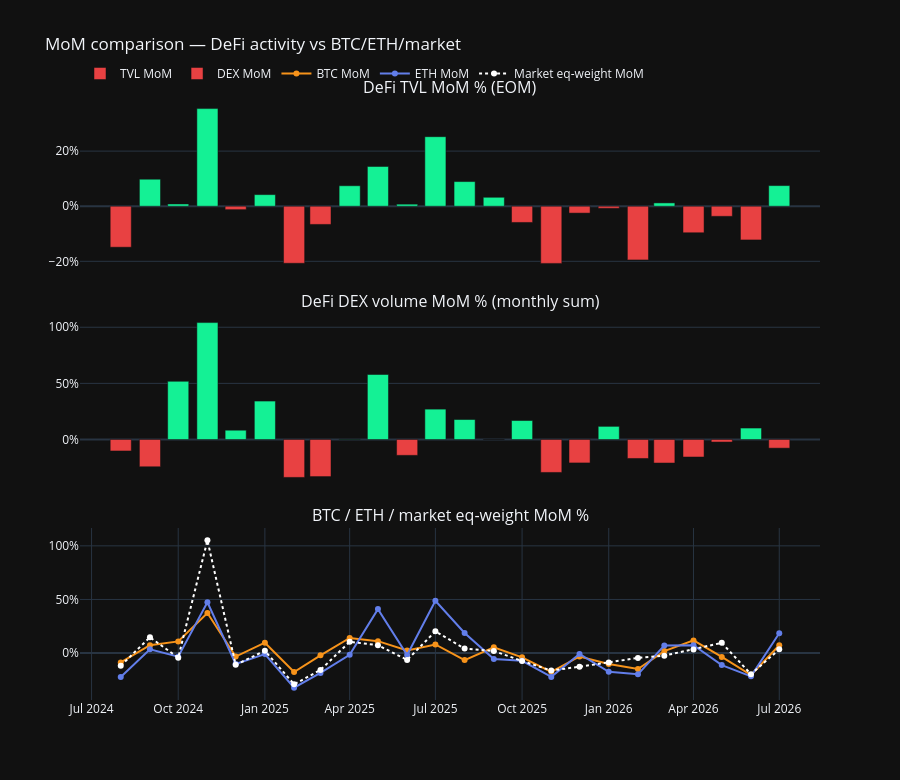
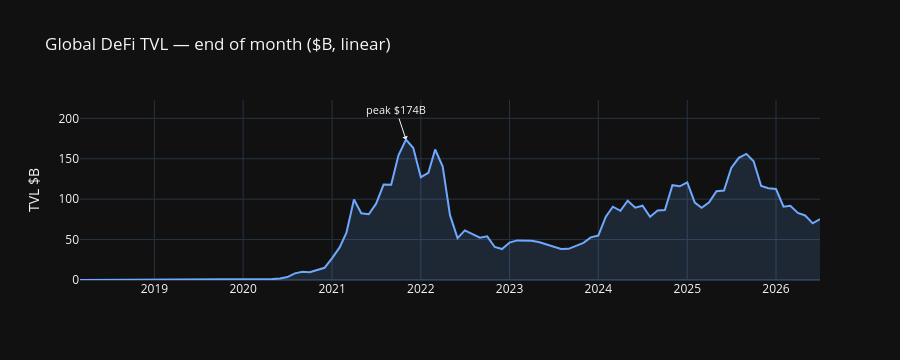
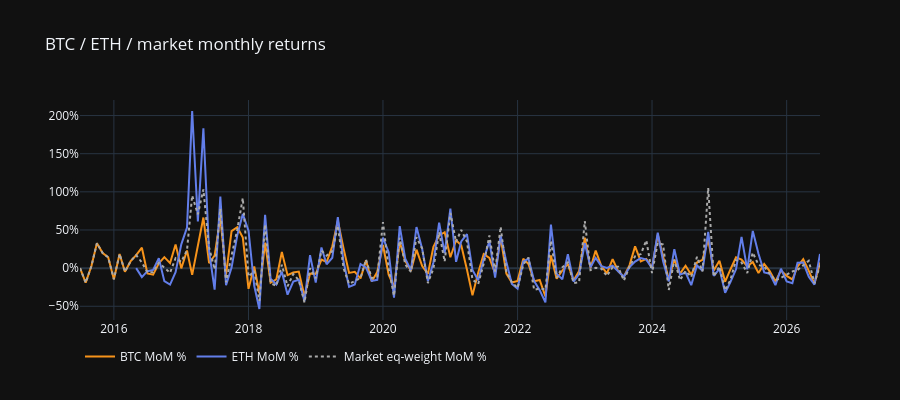

The cell these charts' notebook holds for them, in order:
### Markdown cell above
## Monthly growth deep-dive

Weekly log charts compress regime changes. **Month-over-month (MoM)** on end-of-month
levels and *summed* flows makes expansions obvious.

Uses `ccquant.mom` for:

- **DeFi** — global TVL (EOM), DEX volume / fees (monthly sum)
- **BTC / ETH** — EOM close MoM from DuckDB OHLCV
- **Market** — equal-weight (and volume-weighted) cross-section MoM across the
  active OHLCV panel, plus total volume MoM and breadth (`n_up` / `n_down`)

Compare trailing-3 vs prior-3 and the MoM bars before concluding a current boom —
narratives often lag the tape.

### Code cell
from ccquant.mom import (
    compare_trailing_windows,
    full_months,
    market_mom,
    monthly_mom,
    ohlcv_price_mom,
    top_mom_months,
)

# --- DeFi monthly -----------------------------------------------------------
mtvl = monthly_mom(global_tvl, value_col="tvl_usd", agg="last")
mdex = monthly_mom(dex_vol, value_col="dex_volume_usd", agg="sum")
mfees = monthly_mom(fees, value_col="fees_usd", agg="sum")

monthly = (
    mtvl.select(["month", "tvl_usd", "tvl_usd_mom", "partial"])
    .join(mdex.select(["month", "dex_volume_usd", "dex_volume_usd_mom"]), on="month")
    .join(mfees.select(["month", "fees_usd", "fees_usd_mom"]), on="month")
    .sort("month")
)
full_m = full_months(monthly)

print("DeFi — last 18 full months (EOM TVL, monthly DEX/fees, MoM %)")
print(
    full_m.tail(18).select(
        [
            "month",
            pl.col("tvl_usd").truediv(1e9).round(1).alias("tvl_B"),
            pl.col("tvl_usd_mom").mul(100).round(1).alias("tvl_mom_%"),
            pl.col("dex_volume_usd").truediv(1e9).round(1).alias("dex_B"),
            pl.col("dex_volume_usd_mom").mul(100).round(1).alias("dex_mom_%"),
            pl.col("fees_usd").truediv(1e6).round(0).alias("fees_M"),
            pl.col("fees_usd_mom").mul(100).round(1).alias("fees_mom_%"),
        ]
    )
)

for label, col, how, scale, unit in (
    ("TVL EOM", "tvl_usd", "last", 1e9, "B"),
    ("DEX sum", "dex_volume_usd", "sum", 1e9, "B"),
    ("Fees sum", "fees_usd", "sum", 1e6, "M"),
):
    cmp_ = compare_trailing_windows(monthly, value_col=col, window=3, how=how)
    if cmp_["change"] is None:
        print(f"  {label}: insufficient history")
        continue
    print(
        f"  {label}: {cmp_['prior']/scale:.1f}{unit} -> {cmp_['recent']/scale:.1f}{unit} "
        f"({100 * float(cmp_['change']):+.1f}%)"
    )

print("\nStrongest DeFi TVL MoM months (last 24 full):")
print(
    top_mom_months(full_m.tail(24), mom_col="tvl_usd_mom", n=6).select(
        [
            "month",
            pl.col("tvl_usd").truediv(1e9).round(1).alias("tvl_B"),
            pl.col("tvl_usd_mom").mul(100).round(1).alias("tvl_mom_%"),
            pl.col("dex_volume_usd_mom").mul(100).round(1).alias("dex_mom_%"),
        ]
    )
)

# --- BTC / ETH / market from DuckDB ----------------------------------------
# Prefer raw ohlcv for full history (marts can be incremental/short).
mkt_panel = None
try:
    import duckdb

    with duckdb.connect(DB_PATH, read_only=True) as con:
        mkt_panel = pl.from_arrow(
            con.execute(
                """
                select symbol, date, close, volume, source
                from ohlcv_daily
                order by symbol, date, source
                """
            ).to_arrow_table()
        )
    mkt_panel = mkt_panel.unique(subset=["symbol", "date"], keep="last")
    print(f"\nOHLCV panel for MoM: {mkt_panel.shape}  symbols={mkt_panel['symbol'].n_unique()}")
except Exception as exc:
    print(f"\nOHLCV panel unavailable ({exc}) — BTC/ETH/market MoM skipped")

btc_eth = None
mkt = None
if mkt_panel is not None and mkt_panel.height:
    btc_eth = ohlcv_price_mom(mkt_panel, symbols=["BTC", "ETH"])
    mkt = market_mom(mkt_panel)
    print("\nBTC / ETH — last 12 full months MoM %")
    be_full = full_months(btc_eth)
    print(
        be_full.filter(pl.col("symbol").is_in(["BTC", "ETH"]))
        .sort(["month", "symbol"])
        .tail(24)
        .select(
            [
                "month",
                "symbol",
                pl.col("close").round(2),
                pl.col("close_mom").mul(100).round(1).alias("mom_%"),
            ]
        )
    )
    for sym in ("BTC", "ETH"):
        sub = be_full.filter(pl.col("symbol") == sym)
        cmp_ = compare_trailing_windows(sub, value_col="close", window=3, how="last")
        if cmp_["change"] is not None:
            print(
                f"  {sym} trailing-3 EOM: ${cmp_['prior']:.0f} -> ${cmp_['recent']:.0f} "
                f"({100 * float(cmp_['change']):+.1f}%)"
            )

    mkt_full = full_months(mkt)
    print("\nMarket breadth — last 12 full months")
    print(
        mkt_full.tail(12).select(
            [
                "month",
                pl.col("eq_weight_mom").mul(100).round(1).alias("eq_mom_%"),
                pl.col("vol_weight_mom").mul(100).round(1).alias("vol_mom_%"),
                pl.col("volume_mom").mul(100).round(1).alias("volume_mom_%"),
                "n_up",
                "n_down",
                "n_symbols",
            ]
        )
    )
    cmp_m = compare_trailing_windows(
        mkt_full.rename({"eq_weight_mom": "eq_weight_mom"}),
        value_col="eq_weight_mom",
        window=3,
        how="mean",
    )
    # mean of MoM rates in each window — compare average monthly impulse
    if cmp_m["change"] is not None:
        print(
            f"  Eq-weight MoM avg: {100*float(cmp_m['prior']):+.1f}% -> "
            f"{100*float(cmp_m['recent']):+.1f}% /mo "
            f"(ratio change {100*float(cmp_m['change']):+.1f}%)"
        )

# --- Charts ----------------------------------------------------------------
plot_m = full_m.tail(24)
x = [d.isoformat() if hasattr(d, "isoformat") else str(d) for d in plot_m["month"].to_list()]

fig_m = make_subplots(
    rows=3,
    cols=1,
    shared_xaxes=True,
    subplot_titles=(
        "DeFi TVL MoM % (EOM)",
        "DeFi DEX volume MoM % (monthly sum)",
        "BTC / ETH / market eq-weight MoM %",
    ),
    vertical_spacing=0.07,
)
fig_m.add_trace(
    go.Bar(
        x=x,
        y=[(v or 0) * 100 for v in plot_m["tvl_usd_mom"].to_list()],
        marker_color=["#14F195" if (v or 0) >= 0 else "#e84142" for v in plot_m["tvl_usd_mom"].to_list()],
        name="TVL MoM",
    ),
    row=1,
    col=1,
)
fig_m.add_trace(
    go.Bar(
        x=x,
        y=[(v or 0) * 100 for v in plot_m["dex_volume_usd_mom"].to_list()],
        marker_color=[
            "#14F195" if (v or 0) >= 0 else "#e84142" for v in plot_m["dex_volume_usd_mom"].to_list()
        ],
        name="DEX MoM",
    ),
    row=2,
    col=1,
)

if btc_eth is not None:
    for sym, color in (("BTC", "#f7931a"), ("ETH", "#627EEA")):
        sub = full_months(btc_eth).filter(pl.col("symbol") == sym).tail(24)
        fig_m.add_trace(
            go.Scatter(
                x=[d.isoformat() for d in sub["month"].to_list()],
                y=[(v or 0) * 100 for v in sub["close_mom"].to_list()],
                name=f"{sym} MoM",
                mode="lines+markers",
                line=dict(color=color, width=2),
            ),
            row=3,
            col=1,
        )
if mkt is not None:
    sub = full_months(mkt).tail(24)
    fig_m.add_trace(
        go.Scatter(
            x=[d.isoformat() for d in sub["month"].to_list()],
            y=[(v or 0) * 100 for v in sub["eq_weight_mom"].to_list()],
            name="Market eq-weight MoM",
            mode="lines+markers",
            line=dict(color="#ffffff", width=2, dash="dot"),
        ),
        row=3,
        col=1,
    )

fig_m.update_layout(
    template="plotly_dark",
    title="MoM comparison — DeFi activity vs BTC/ETH/market",
    height=780,
    legend=dict(orientation="h", yanchor="bottom", y=1.02),
)
for r in (1, 2, 3):
    fig_m.update_yaxes(ticksuffix="%", row=r, col=1)
fig_m.show()

# Linear EOM TVL for context
fig_lvl = go.Figure(
    go.Scatter(
        x=[d.isoformat() for d in full_m["month"].to_list()],
        y=(full_m["tvl_usd"] / 1e9).to_list(),
        name="EOM TVL $B",
        line=dict(color=TVL_COLOR, width=2),
        fill="tozeroy",
        fillcolor="rgba(110,168,255,0.15)",
    )
)
peak_i = int(np.argmax(full_m["tvl_usd"].to_numpy()))
fig_lvl.add_annotation(
    x=full_m["month"][peak_i].isoformat(),
    y=float(full_m["tvl_usd"][peak_i]) / 1e9,
    text=f"peak ${float(full_m['tvl_usd'][peak_i])/1e9:.0f}B",
    showarrow=True,
    arrowhead=1,
    font=dict(size=11),
)
fig_lvl.update_layout(
    template="plotly_dark",
    title="Global DeFi TVL — end of month ($B, linear)",
    height=360,
    yaxis_title="TVL $B",
)
fig_lvl.show()

if btc_eth is not None:
    fig_px = go.Figure()
    for sym, color in (("BTC", "#f7931a"), ("ETH", "#627EEA")):
        sub = full_months(btc_eth).filter(pl.col("symbol") == sym)
        # rebase to 100 at first overlapping month
        fig_px.add_trace(
            go.Scatter(
                x=[d.isoformat() for d in sub["month"].to_list()],
                y=[(v or 0) * 100 for v in sub["close_mom"].to_list()],
                name=f"{sym} MoM %",
                line=dict(color=color, width=2),
            )
        )
    if mkt is not None:
        sub = full_months(mkt)
        fig_px.add_trace(
            go.Scatter(
                x=[d.isoformat() for d in sub["month"].to_list()],
                y=[(v or 0) * 100 for v in sub["eq_weight_mom"].to_list()],
                name="Market eq-weight MoM %",
                line=dict(color="#aaaaaa", width=2, dash="dot"),
            )
        )
    fig_px.update_layout(
        template="plotly_dark",
        title="BTC / ETH / market monthly returns",
        height=400,
        yaxis_ticksuffix="%",
        legend=dict(orientation="h"),
    )
    fig_px.show()

### Figure 1 — Plotly figure (JSON) as saved in the notebook; plotly's stock layout.template omitted (floating-point values rounded to 4 significant figures)
{"data": [{"marker": {"color": ["#e84142", "#14F195", "#14F195", "#14F195", "#e84142", "#14F195", "#e84142", "#e84142", "#14F195", "#14F195", "#14F195", "#14F195", "#14F195", "#14F195", "#e84142", "#e84142", "#e84142", "#e84142", "#e84142", "#14F195", "#e84142", "#e84142", "#e84142", "#14F195"]}, "name": "TVL MoM", "type": "bar", "x": ["2024-08-01", "2024-09-01", "2024-10-01", "2024-11-01", "2024-12-01", "2025-01-01", "2025-02-01", "2025-03-01", "2025-04-01", "2025-05-01", "2025-06-01", "2025-07-01", "2025-08-01", "2025-09-01", "2025-10-01", "2025-11-01", "2025-12-01", "2026-01-01", "2026-02-01", "2026-03-01", "2026-04-01", "2026-05-01", "2026-06-01", "2026-07-01"], "xaxis": "x", "y": [-14.88, 9.8, 0.8172, 35.43, -1.247, 4.202, -20.7, -6.606, 7.429, 14.42, 0.7438, 25.24, 8.94, 3.24, -5.887, -20.75, -2.498, -0.7613, -19.48, 1.2, -9.625, -3.666, -12.24, 7.485], "yaxis": "y"}, {"marker": {"color": ["#e84142", "#e84142", "#14F195", "#14F195", "#14F195", "#14F195", "#e84142", "#e84142", "#14F195", "#14F195", "#e84142", "#14F195", "#14F195", "#14F195", "#14F195", "#e84142", "#e84142", "#14F195", "#e84142", "#e84142", "#e84142", "#e84142", "#14F195", "#e84142"]}, "name": "DEX MoM", "type": "bar", "x": ["2024-08-01", "2024-09-01", "2024-10-01", "2024-11-01", "2024-12-01", "2025-01-01", "2025-02-01", "2025-03-01", "2025-04-01", "2025-05-01", "2025-06-01", "2025-07-01", "2025-08-01", "2025-09-01", "2025-10-01", "2025-11-01", "2025-12-01", "2026-01-01", "2026-02-01", "2026-03-01", "2026-04-01", "2026-05-01", "2026-06-01", "2026-07-01"], "xaxis": "x2", "y": [-10.21, -24.28, 51.83, 104.1, 8.285, 34.26, -33.75, -33.01, 0.2488, 57.92, -14.09, 27.05, 17.8, 0.01212, 16.91, -29.33, -20.86, 11.72, -16.89, -20.94, -15.57, -2.249, 10.21, -7.689], "yaxis": "y2"}, {"line": {"color": "#f7931a", "width": 2}, "mode": "lines+markers", "name": "BTC MoM", "type": "scatter", "x": ["2024-08-01", "2024-09-01", "2024-10-01", "2024-11-01", "2024-12-01", "2025-01-01", "2025-02-01", "2025-03-01", "2025-04-01", "2025-05-01", "2025-06-01", "2025-07-01", "2025-08-01", "2025-09-01", "2025-10-01", "2025-11-01", "2025-12-01", "2026-01-01", "2026-02-01", "2026-03-01", "2026-04-01", "2026-05-01", "2026-06-01", "2026-07-01"], "xaxis": "x3", "y": [-8.731, 7.348, 10.89, 37.42, -3.225, 9.702, -17.69, -2.092, 14.11, 11.11, 2.415, 8.013, -6.49, 5.376, -3.956, -17.51, -3.178, -10.11, -14.85, 1.873, 11.85, -3.579, -20.46, 7.351], "yaxis": "y3"}, {"line": {"color": "#627EEA", "width": 2}, "mode": "lines+markers", "name": "ETH MoM", "type": "scatter", "x": ["2024-08-01", "2024-09-01", "2024-10-01", "2024-11-01", "2024-12-01", "2025-01-01", "2025-02-01", "2025-03-01", "2025-04-01", "2025-05-01", "2025-06-01", "2025-07-01", "2025-08-01", "2025-09-01", "2025-10-01", "2025-11-01", "2025-12-01", "2026-01-01", "2026-02-01", "2026-03-01", "2026-04-01", "2026-05-01", "2026-06-01", "2026-07-01"], "xaxis": "x3", "y": [-22.25, 3.528, -3.323, 47.38, -10.15, -0.9107, -32.23, -18.53, -1.55, 41.0, -1.706, 48.75, 18.76, -5.599, -7.241, -22.2, -0.8376, -17.44, -19.79, 7.07, 7.282, -11.2, -21.68, 18.55], "yaxis": "y3"}, {"line": {"color": "#ffffff", "dash": "dot", "width": 2}, "mode": "lines+markers", "name": "Market eq-weight MoM", "type": "scatter", "x": ["2024-08-01", "2024-09-01", "2024-10-01", "2024-11-01", "2024-12-01", "2025-01-01", "2025-02-01", "2025-03-01", "2025-04-01", "2025-05-01", "2025-06-01", "2025-07-01", "2025-08-01", "2025-09-01", "2025-10-01", "2025-11-01", "2025-12-01", "2026-01-01", "2026-02-01", "2026-03-01", "2026-04-01", "2026-05-01", "2026-06-01", "2026-07-01"], "xaxis": "x3", "y": [-11.78, 14.78, -4.258, 105.1, -10.96, 2.152, -29.12, -15.74, 10.57, 7.342, -6.359, 20.27, 4.166, 1.992, -7.425, -16.22, -12.74, -8.76, -4.477, -2.395, 3.319, 9.54, -19.7, 3.545], "yaxis": "y3"}], "layout": {"annotations": [{"font": {"size": 16}, "showarrow": false, "text": "DeFi TVL MoM % (EOM)", "x": 0.5, "xanchor": "center", "xref": "paper", "y": 1, "yanchor": "bottom", "yref": "paper"}, {"font": {"size": 16}, "showarrow": false, "text": "DeFi DEX volume MoM % (monthly sum)", "x": 0.5, "xanchor": "center", "xref": "paper", "y": 0.6433, "yanchor": "bottom", "yref": "paper"}, {"font": {"size": 16}, "showarrow": false, "text": "BTC / ETH / market eq-weight MoM %", "x": 0.5, "xanchor": "center", "xref": "paper", "y": 0.2867, "yanchor": "bottom", "yref": "paper"}], "height": 780, "legend": {"orientation": "h", "y": 1.02, "yanchor": "bottom"}, "title": {"text": "MoM comparison — DeFi activity vs BTC/ETH/market"}, "xaxis": {"anchor": "y", "domain": [0, 1], "matches": "x3", "showticklabels": false}, "xaxis2": {"anchor": "y2", "domain": [0, 1], "matches": "x3", "showticklabels": false}, "xaxis3": {"anchor": "y3", "domain": [0, 1]}, "yaxis": {"anchor": "x", "domain": [0.7133, 1], "ticksuffix": "%"}, "yaxis2": {"anchor": "x2", "domain": [0.3567, 0.6433], "ticksuffix": "%"}, "yaxis3": {"anchor": "x3", "domain": [0, 0.2867], "ticksuffix": "%"}}}

### Figure 2 — Plotly figure (JSON) as saved in the notebook; plotly's stock layout.template omitted (floating-point values rounded to 4 significant figures)
{"data": [{"fill": "tozeroy", "fillcolor": "rgba(110,168,255,0.15)", "line": {"color": "#6ea8ff", "width": 2}, "name": "EOM TVL $B", "type": "scatter", "x": ["2018-03-01", "2018-04-01", "2018-05-01", "2018-06-01", "2018-07-01", "2018-08-01", "2018-09-01", "2018-10-01", "2018-11-01", "2018-12-01", "2019-01-01", "2019-02-01", "2019-03-01", "2019-04-01", "2019-05-01", "2019-06-01", "2019-07-01", "2019-08-01", "2019-09-01", "2019-10-01", "2019-11-01", "2019-12-01", "2020-01-01", "2020-02-01", "2020-03-01", "2020-04-01", "2020-05-01", "2020-06-01", "2020-07-01", "2020-08-01", "2020-09-01", "2020-10-01", "2020-11-01", "2020-12-01", "2021-01-01", "2021-02-01", "2021-03-01", "2021-04-01", "2021-05-01", "2021-06-01", "2021-07-01", "2021-08-01", "2021-09-01", "2021-10-01", "2021-11-01", "2021-12-01", "2022-01-01", "2022-02-01", "2022-03-01", "2022-04-01", "2022-05-01", "2022-06-01", "2022-07-01", "2022-08-01", "2022-09-01", "2022-10-01", "2022-11-01", "2022-12-01", "2023-01-01", "2023-02-01", "2023-03-01", "2023-04-01", "2023-05-01", "2023-06-01", "2023-07-01", "2023-08-01", "2023-09-01", "2023-10-01", "2023-11-01", "2023-12-01", "2024-01-01", "2024-02-01", "2024-03-01", "2024-04-01", "2024-05-01", "2024-06-01", "2024-07-01", "2024-08-01", "2024-09-01", "2024-10-01", "2024-11-01", "2024-12-01", "2025-01-01", "2025-02-01", "2025-03-01", "2025-04-01", "2025-05-01", "2025-06-01", "2025-07-01", "2025-08-01", "2025-09-01", "2025-10-01", "2025-11-01", "2025-12-01", "2026-01-01", "2026-02-01", "2026-03-01", "2026-04-01", "2026-05-01", "2026-06-01", "2026-07-01"], "y": [0.008872, 0.02897, 0.03194, 0.02248, 0.01781, 0.01383, 0.01584, 0.0159, 0.01249, 0.003926, 0.225, 0.3156, 0.3405, 0.3507, 0.5125, 0.5425, 0.4087, 0.4192, 0.4494, 0.5794, 0.623, 0.6096, 0.7816, 0.8119, 0.5346, 0.7724, 1.112, 1.873, 3.634, 8.228, 10.26, 9.715, 12.38, 15.14, 27.13, 40.3, 58.57, 99.7, 82.62, 81.4, 94.43, 118.1, 117.9, 154.3, 173.8, 163.3, 127.2, 132.7, 161.4, 140.4, 80.22, 51.79, 61.34, 56.42, 52.4, 53.99, 40.85, 38.29, 46.3, 49.0, 48.63, 48.43, 47.07, 43.9, 41.3, 38.5, 38.54, 42.27, 45.92, 52.78, 54.97, 78.42, 90.66, 85.65, 98.13, 89.39, 91.97, 78.28, 85.96, 86.66, 117.4, 115.9, 120.8, 95.77, 89.44, 96.09, 109.9, 110.8, 138.7, 151.1, 156.0, 146.8, 116.4, 113.5, 112.6, 90.65, 91.74, 82.91, 79.87, 70.1, 75.34]}], "layout": {"annotations": [{"arrowhead": 1, "font": {"size": 11}, "showarrow": true, "text": "peak $174B", "x": "2021-11-01", "y": 173.8}], "height": 360, "title": {"text": "Global DeFi TVL — end of month ($B, linear)"}, "yaxis": {"title": {"text": "TVL $B"}}}}

### Figure 3 — Plotly figure (JSON) as saved in the notebook; plotly's stock layout.template omitted (floating-point values rounded to 4 significant figures; data arrays with more than 128 entries replaced by an {"elided": "..."} marker saying what was removed)
{"data": [{"line": {"color": "#f7931a", "width": 2}, "name": "BTC MoM %", "type": "scatter", "x": {"elided": "133 str values"}, "y": {"elided": "133 float values"}}, {"line": {"color": "#627EEA", "width": 2}, "name": "ETH MoM %", "type": "scatter", "x": ["2016-05-01", "2016-06-01", "2016-07-01", "2016-08-01", "2016-09-01", "2016-10-01", "2016-11-01", "2016-12-01", "2017-01-01", "2017-02-01", "2017-03-01", "2017-04-01", "2017-05-01", "2017-06-01", "2017-07-01", "2017-08-01", "2017-09-01", "2017-10-01", "2017-11-01", "2017-12-01", "2018-01-01", "2018-02-01", "2018-03-01", "2018-04-01", "2018-05-01", "2018-06-01", "2018-07-01", "2018-08-01", "2018-09-01", "2018-10-01", "2018-11-01", "2018-12-01", "2019-01-01", "2019-02-01", "2019-03-01", "2019-04-01", "2019-05-01", "2019-06-01", "2019-07-01", "2019-08-01", "2019-09-01", "2019-10-01", "2019-11-01", "2019-12-01", "2020-01-01", "2020-02-01", "2020-03-01", "2020-04-01", "2020-05-01", "2020-06-01", "2020-07-01", "2020-08-01", "2020-09-01", "2020-10-01", "2020-11-01", "2020-12-01", "2021-01-01", "2021-02-01", "2021-03-01", "2021-04-01", "2021-05-01", "2021-06-01", "2021-07-01", "2021-08-01", "2021-09-01", "2021-10-01", "2021-11-01", "2021-12-01", "2022-01-01", "2022-02-01", "2022-03-01", "2022-04-01", "2022-05-01", "2022-06-01", "2022-07-01", "2022-08-01", "2022-09-01", "2022-10-01", "2022-11-01", "2022-12-01", "2023-01-01", "2023-02-01", "2023-03-01", "2023-04-01", "2023-05-01", "2023-06-01", "2023-07-01", "2023-08-01", "2023-09-01", "2023-10-01", "2023-11-01", "2023-12-01", "2024-01-01", "2024-02-01", "2024-03-01", "2024-04-01", "2024-05-01", "2024-06-01", "2024-07-01", "2024-08-01", "2024-09-01", "2024-10-01", "2024-11-01", "2024-12-01", "2025-01-01", "2025-02-01", "2025-03-01", "2025-04-01", "2025-05-01", "2025-06-01", "2025-07-01", "2025-08-01", "2025-09-01", "2025-10-01", "2025-11-01", "2025-12-01", "2026-01-01", "2026-02-01", "2026-03-01", "2026-04-01", "2026-05-01", "2026-06-01", "2026-07-01"], "y": [0, -11.79, -4.003, -2.419, 13.08, -17.08, -21.51, -5.226, 31.13, 53.27, 206.0, 61.16, 183.3, 22.21, -28.29, 93.81, -22.52, 0.6433, 42.99, 70.8, 49.07, -23.08, -53.58, 69.77, -13.84, -21.45, -4.62, -34.79, -17.62, -15.21, -43.31, 16.91, -18.95, 27.12, 4.997, 13.6, 66.92, 8.34, -24.6, -21.39, 5.374, 0.6679, -16.78, -15.31, 39.83, 20.9, -38.76, 54.97, 12.27, -2.617, 53.83, 25.09, -17.06, 7.461, 59.54, 19.56, 78.12, 8.226, 35.02, 44.61, -2.497, -15.9, 11.29, 35.38, -12.53, 42.98, 8.037, -20.69, -26.83, 8.676, 12.32, -16.95, -28.83, -44.86, 56.93, -7.462, -14.48, 18.34, -17.67, -7.686, 32.64, 1.262, 13.49, 2.676, 0.1753, 3.177, -4.012, -11.34, 1.535, 8.636, 13.11, 11.1, 0.02323, 46.47, 9.088, -17.39, 24.81, -8.676, -5.843, -22.25, 3.528, -3.323, 47.38, -10.15, -0.9107, -32.23, -18.53, -1.55, 41.0, -1.706, 48.75, 18.76, -5.599, -7.241, -22.2, -0.8376, -17.44, -19.79, 7.07, 7.282, -11.2, -21.68, 18.55]}, {"line": {"color": "#aaaaaa", "dash": "dot", "width": 2}, "name": "Market eq-weight MoM %", "type": "scatter", "x": {"elided": "133 str values"}, "y": {"elided": "133 float values"}}], "layout": {"height": 400, "legend": {"orientation": "h"}, "title": {"text": "BTC / ETH / market monthly returns"}, "yaxis": {"ticksuffix": "%"}}}
